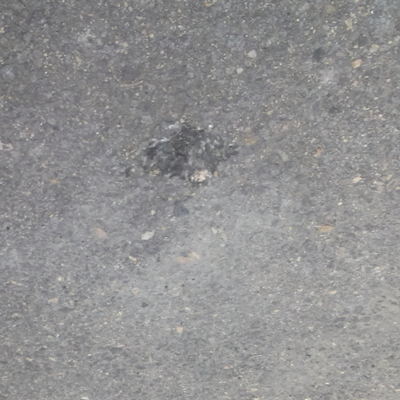
#> input picture data_reid/pothole_001/0034.png, 400 x 400 px; its folder holds only this picture in this run
$ python audit_dataset.py
#> lines starting #> are read from the running program, lines starting #| are printed output that depends on the picture
"""Audit ``data_reid`` and build a reproducible image manifest.

The folder name is used only as ground-truth identity metadata.  This script
does not feed it into any matching algorithm.
"""

from __future__ import annotations

import argparse
import csv
import hashlib
import json
import re
from collections import Counter, defaultdict
from pathlib import Path

import cv2
import numpy as np


SPLIT_PATTERN = re.compile(r"^(training|validation|testing)[_-]", re.IGNORECASE)


def read_image(path: Path) -> np.ndarray | None:
    """Decode an image without assuming that OpenCV supports the path text."""
    try:
        encoded = np.fromfile(str(path), dtype=np.uint8)
    except OSError:
        return None
    return cv2.imdecode(encoded, cv2.IMREAD_COLOR)
#> returned value is the input picture: shape (400, 400, 3); mean B, G, R 145.6, 145, 145.6


def source_split(filename: str) -> str:
    match = SPLIT_PATTERN.match(filename)
    return match.group(1).lower() if match else "unknown"


def rotation_hash(image: np.ndarray) -> str:
    """Exact decoded-pixel hash, canonicalized over quarter turns."""
    variants = []
    for turns in range(4):
        rotated = np.ascontiguousarray(np.rot90(image, turns))
        payload = f"{rotated.shape}:{rotated.dtype}".encode() + rotated.tobytes()
        variants.append(hashlib.sha256(payload).hexdigest())
#> this loop made 4 passes
#> pass 2, in rotation_hash, `rotated = np.ascontiguousarray(np.rot90(image, turns))`:
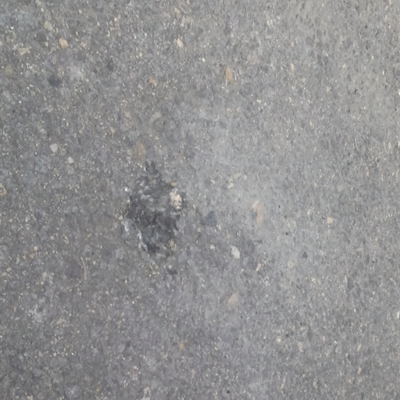
#> rotated: shape (400, 400, 3); mean B, G, R 145.6, 145, 145.6
#> pass 3, in rotation_hash, `rotated = np.ascontiguousarray(np.rot90(image, turns))`:
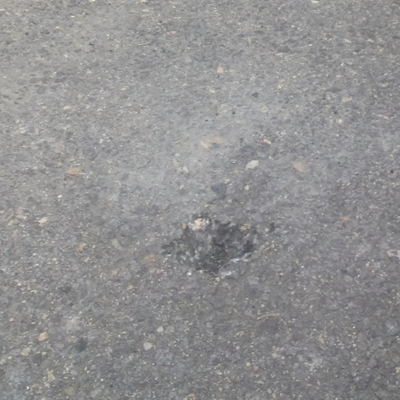
#> rotated: shape (400, 400, 3); mean B, G, R 145.6, 145, 145.6
#> after the loop, variants = 4 items
    return min(variants)


def perceptual_rotation_hashes(image: np.ndarray) -> tuple[str, ...]:
    """Return 63-bit DCT perceptual hashes for all quarter turns."""
    gray = cv2.cvtColor(image, cv2.COLOR_BGR2GRAY)
    variants = []
    for turns in range(4):
        rotated = np.ascontiguousarray(np.rot90(gray, turns))
        low_frequency = cv2.dct(
            cv2.resize(rotated, (32, 32)).astype(np.float32)
        )[:8, :8].ravel()[1:]
        bits = low_frequency > np.median(low_frequency)
        variants.append("".join("1" if value else "0" for value in bits))
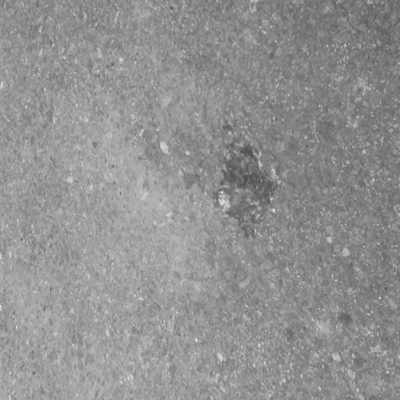
#> rotated: shape (400, 400); min 73, max 235, mean 145.3
#> after the loop, variants = 4 items
    return tuple(variants)


class UnionFind:
    def __init__(self, size: int) -> None:
        self.parent = list(range(size))

    def root(self, index: int) -> int:
        while self.parent[index] != index:
            self.parent[index] = self.parent[self.parent[index]]
            index = self.parent[index]
        return index

    def union(self, first: int, second: int) -> None:
        first_root = self.root(first)
        second_root = self.root(second)
        if first_root != second_root:
            self.parent[second_root] = first_root


def relative(path: Path, repository_root: Path) -> str:
    return path.relative_to(repository_root).as_posix()


def audit(data_root: Path, repository_root: Path) -> tuple[list[dict], dict]:
    if not data_root.is_dir():
        raise FileNotFoundError(f"Dataset directory does not exist: {data_root}")

    files = sorted(path for path in data_root.rglob("*") if path.is_file())
    if not files:
        raise RuntimeError(f"No files found below {data_root}")

    records = []
    exact_groups: dict[str, list[int]] = defaultdict(list)
    dimensions = Counter()
    extensions = Counter()

    for path in files:
        extensions[path.suffix.lower() or "<none>"] += 1
        image = read_image(path)
        record = {
            "path": path,
            "image": image,
            "exact_hash": None,
            "perceptual_hashes": None,
        }
        index = len(records)
        records.append(record)
        if image is None:
            continue
        height, width = image.shape[:2]
        channels = 1 if image.ndim == 2 else image.shape[2]
        dimensions[(width, height, channels, str(image.dtype))] += 1
        record["exact_hash"] = rotation_hash(image)
        record["perceptual_hashes"] = perceptual_rotation_hashes(image)
        exact_groups[record["exact_hash"]].append(index)
#> pass 2 of the loop in audit, `for path in files:`:
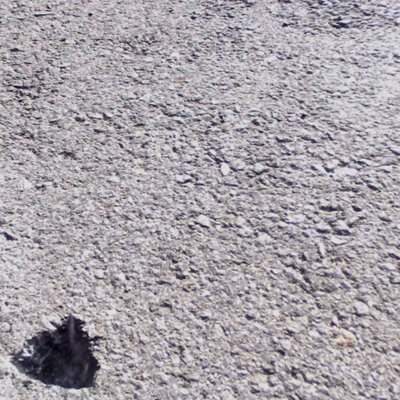
#> input picture data_reid/pothole_002/0000.png, 400 x 400 px
#> in read_image, returned value is the input picture: shape (400, 400, 3); mean B, G, R 168.5, 162.2, 168
#> index = 1
#> the loop in rotation_hash (call 2), `for turns in range(4):` made 4 passes
#> pass 3, in rotation_hash (call 2), `rotated = np.ascontiguousarray(np.rot90(image, turns))`:
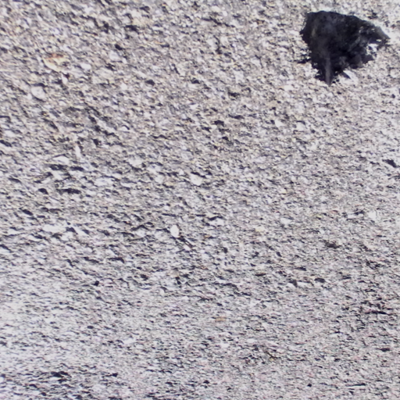
#> rotated: shape (400, 400, 3); mean B, G, R 168.5, 162.2, 168
#> after the loop in perceptual_rotation_hashes (call 2), `for turns in range(4):`:
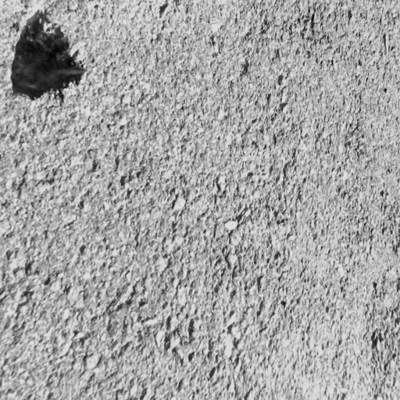
#> rotated: shape (400, 400); min 1, max 229, mean 164.7

    duplicate_of: dict[int, tuple[str, int]] = {}
    exact_sets = []
    for indices in exact_groups.values():
        if len(indices) < 2:
            continue
        canonical = indices[0]
        exact_sets.append([relative(records[i]["path"], repository_root) for i in indices])
        for index in indices[1:]:
            duplicate_of[index] = ("exact_duplicate", canonical)
#> after the loop, duplicate_of = 0 items; exact_sets = []

    # Connect images from one identity when any quarter-turn pHash is exactly
    # equal.  Comparing only one canonical orientation can miss a shared hash.
    union_find = UnionFind(len(records))
    perceptual_buckets: dict[tuple[str, str], list[int]] = defaultdict(list)
    for index, record in enumerate(records):
        if record["perceptual_hashes"] is None:
            continue
        identity = record["path"].parent.name
        for image_hash in record["perceptual_hashes"]:
            perceptual_buckets[(identity, image_hash)].append(index)
#> this loop made 2 passes
#> identity on passes 1 to 2: 'pothole_001', 'pothole_002'
    for indices in perceptual_buckets.values():
        for index in indices[1:]:
            union_find.union(indices[0], index)
    perceptual_groups: dict[int, list[int]] = defaultdict(list)
    for index, record in enumerate(records):
        if record["perceptual_hashes"] is not None:
            perceptual_groups[union_find.root(index)].append(index)
#> this loop made 2 passes

    near_sets = []
    for indices in perceptual_groups.values():
        remaining = [index for index in sorted(indices) if index not in duplicate_of]
        if len(remaining) < 2:
            continue
        # A zero-distance perceptual hash is only a candidate.  Identity was
        # already used to restrict union operations above.
        canonical = remaining[0]
        near_sets.append([relative(records[i]["path"], repository_root) for i in remaining])
        for index in remaining[1:]:
            duplicate_of[index] = ("near_duplicate", canonical)
#> this loop made 2 passes
#> remaining on passes 1 to 2: [0], [1]
#> after the loop, near_sets = []

    manifest = []
    for index, record in enumerate(records):
        path = record["path"]
        if record["image"] is None:
            status = "unreadable"
        elif index in duplicate_of:
            kind, canonical = duplicate_of[index]
            canonical_path = relative(records[canonical]["path"], repository_root)
            status = f"{kind}_of:{canonical_path}"
        else:
            status = "ok"
        manifest.append(
            {
                "image_path": relative(path, repository_root),
                "pothole_id": path.parent.name,
                "source_split": source_split(path.name),
                "source_filename": path.name,
                # Numeric frame names and adjacency do not prove a capture session.
                "capture_id": "unknown",
                "quality_status": status,
            }
        )
#> this loop made 1 pass
#> status on pass 1: 'ok'
#> after the loop, manifest = []

    quality_counts = Counter(row["quality_status"].split("_of:", 1)[0] for row in manifest)
    report = {
        "data_root": relative(data_root, repository_root),
        "total_files": len(files),
        "identity_counts": dict(sorted(Counter(row["pothole_id"] for row in manifest).items())),
        "extensions": dict(sorted(extensions.items())),
        "decoded_image_layouts": [
            {
                "width": width,
                "height": height,
                "channels": channels,
                "dtype": dtype,
                "count": count,
            }
            for (width, height, channels, dtype), count in sorted(dimensions.items())
        ],
        "unreadable_files": [
            row["image_path"] for row in manifest if row["quality_status"] == "unreadable"
        ],
        "quality_status_counts": dict(sorted(quality_counts.items())),
        "exact_duplicate_sets": exact_sets,
        "near_duplicate_candidate_sets": near_sets,
        "metadata_notes": [
            "Folder names are ground-truth identities and must not be used by a predictor.",
            "Current filenames contain no training/validation/testing prefix, so source_split is unknown.",
            "Numeric filenames and adjacency do not establish an independent capture; capture_id is unknown.",
            "Near-duplicate candidates have identical rotation-invariant perceptual hashes within one identity.",
            "The dataset has no masks, so the number of visible potholes cannot be certified automatically.",
        ],
    }
    return manifest, report


def write_outputs(manifest: list[dict], report: dict, output: Path) -> None:
    output.mkdir(parents=True, exist_ok=True)
    columns = (
        "image_path",
        "pothole_id",
        "source_split",
        "source_filename",
        "capture_id",
        "quality_status",
    )
    with (output / "manifest.csv").open("w", newline="", encoding="utf-8-sig") as handle:
        writer = csv.DictWriter(handle, fieldnames=columns)
        writer.writeheader()
        writer.writerows(manifest)
    (output / "report.json").write_text(
        json.dumps(report, ensure_ascii=False, indent=2) + "\n", encoding="utf-8"
    )


def parse_args() -> argparse.Namespace:
    parser = argparse.ArgumentParser(description="Audit data_reid and write manifest.csv")
    parser.add_argument("--data-root", type=Path, default=Path("data_reid"))
    parser.add_argument("--output", type=Path, default=Path("results/reid_audit"))
    return parser.parse_args()


def main() -> None:
    args = parse_args()
    repository_root = Path.cwd().resolve()
    data_root = args.data_root.resolve()
    try:
        data_root.relative_to(repository_root)
    except ValueError as error:
        raise SystemExit("--data-root must be inside the repository") from error
    manifest, report = audit(data_root, repository_root)
    write_outputs(manifest, report, args.output)
    print(json.dumps(report, ensure_ascii=False, indent=2))
    print(f"Written: {args.output.resolve()}")


if __name__ == "__main__":
#> (the run stopped early here; a loop or call above may not have finished)
